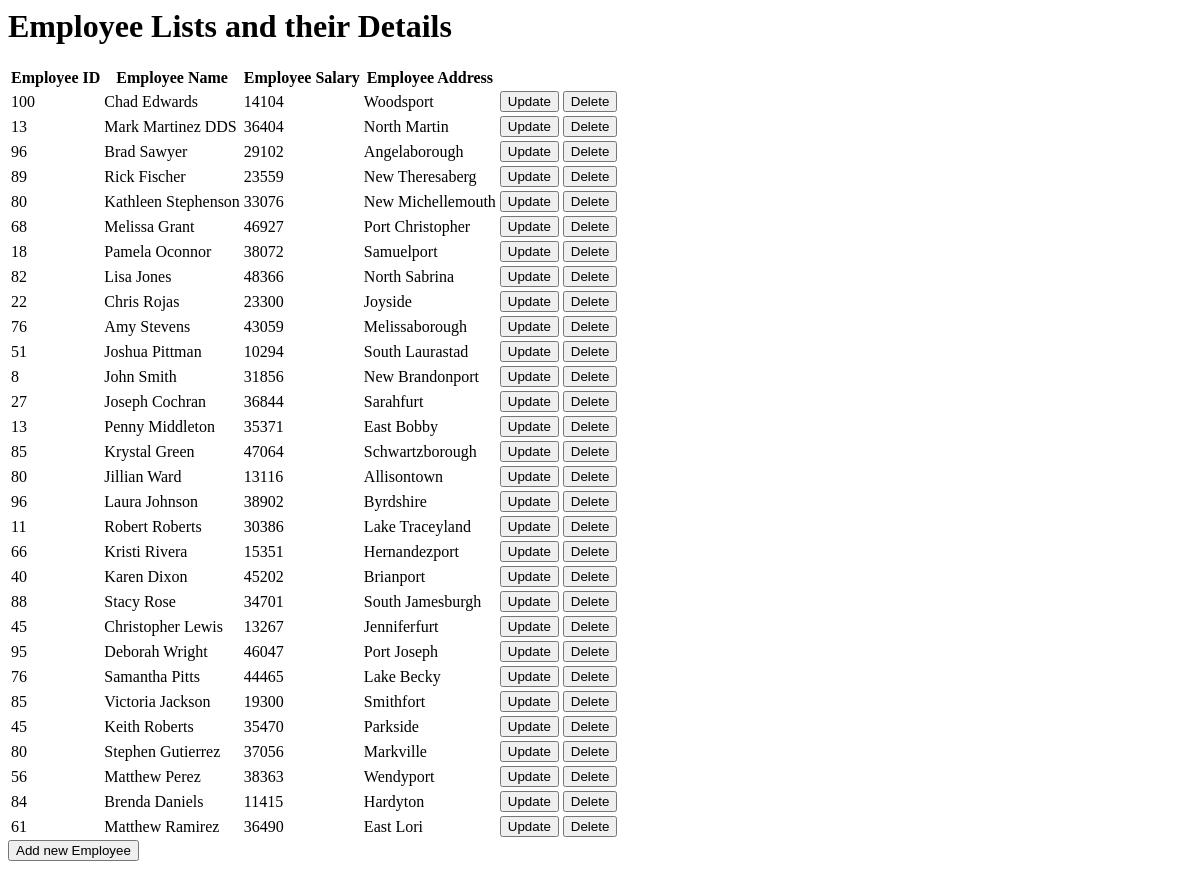
/employee_list, run on an earlier commit of the app's database.
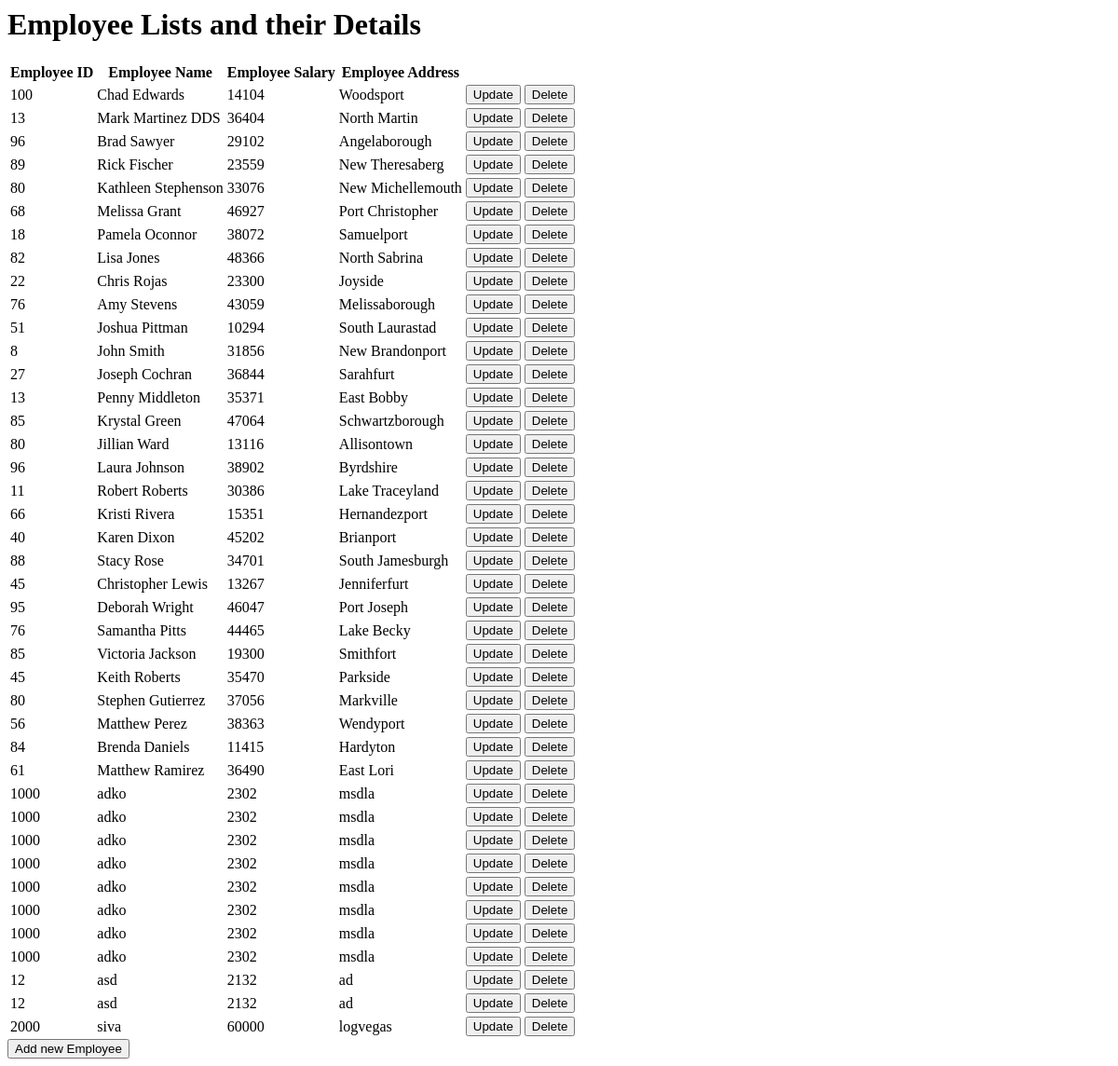
And on a later commit of the database.
### crudApp/models.py (models this page shows)
class Employee(models.Model):
    emp_no=models.IntegerField()
    emp_name=models.CharField(max_length=20)
    emp_salary=models.IntegerField()
    emp_Address=models.CharField(max_length=50)

### crudApp/views.py (the view)
# urls.py: path('employee_list',views.retrieve_list),
def retrieve_list(request):
    employee=Employee.objects.all()
    return render(request,'crudApp/employee_List.html',{'employee':employee})

### templates/crudApp/employee_List.html (shortened to what this page needs)
<html>
    {% extends 'crudApp/base.html' %}
    {% block  content %}
    <h1>Employee Lists and their Details </h1>
    <table>
        <thead>
            <th>Employee ID</th>
            <th>Employee Name</th>
            <th>Employee Salary</th>
            <th>Employee Address</th>
        </thead>
        {% for emp in employee %}
            <tr>
                <td>{{emp.emp_no}}</td>
                <td>{{emp.emp_name}}</td>
                <td>{{emp.emp_salary}}</td>
                <td>{{emp.emp_Address}}</td>
                <td> <a href="/update/{{emp.id}}"><button>Update</button></a></td>
                <td> <a href="/delete/{{emp.id}}"><button>Delete</button></a></td>
            </tr>
        {% endfor %}
    </table>
    <a href="/add"><button>Add new Employee</button></a>
    {% endblock %}

### templates/crudApp/Base.html (shortened to what this page needs)
<!DOCTYPE html>
{% load static %}
<html lang="en">
<head>
</head>
<body>
    {% block content %}
    {% endblock %}
</body>
</html>

What changed in the data, as far as the page shows it:
added Employee: emp_no "1000", emp_name "adko", emp_salary "2302", emp_Address "msdla"
added Employee: emp_no "1000", emp_name "adko", emp_salary "2302", emp_Address "msdla"
added Employee: emp_no "1000", emp_name "adko", emp_salary "2302", emp_Address "msdla"
added Employee: emp_no "1000", emp_name "adko", emp_salary "2302", emp_Address "msdla"
added Employee: emp_no "1000", emp_name "adko", emp_salary "2302", emp_Address "msdla"
added Employee: emp_no "1000", emp_name "adko", emp_salary "2302", emp_Address "msdla"
added Employee: emp_no "1000", emp_name "adko", emp_salary "2302", emp_Address "msdla"
added Employee: emp_no "1000", emp_name "adko", emp_salary "2302", emp_Address "msdla"
added Employee: emp_no "12", emp_name "asd", emp_salary "2132", emp_Address "ad"
added Employee: emp_no "12", emp_name "asd", emp_salary "2132", emp_Address "ad"
added Employee: emp_no "2000", emp_name "siva", emp_salary "60000", emp_Address "logvegas"
